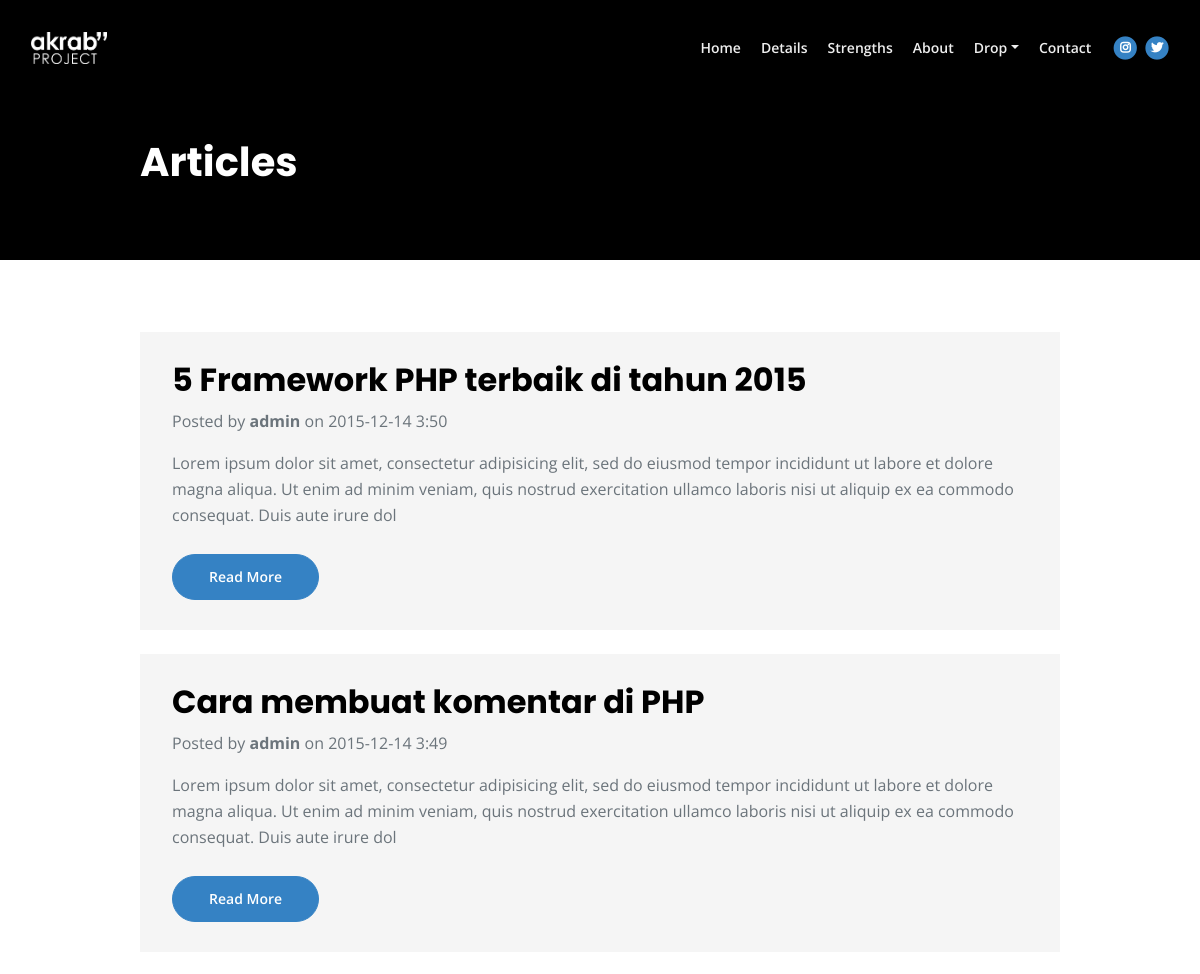
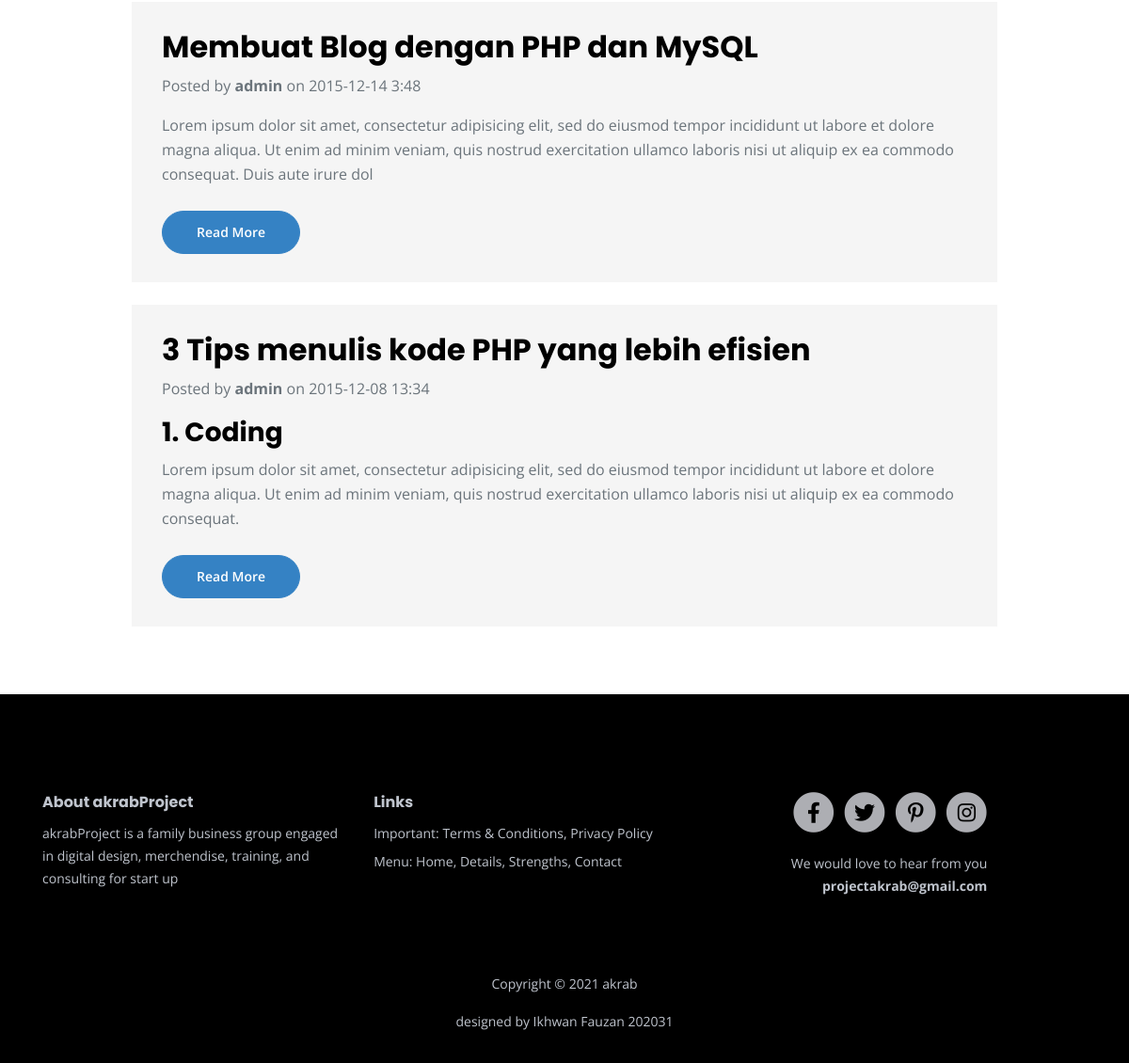
The app's page /article.php with its own data (2 pictures, top to bottom).
### tables this page shows
CREATE TABLE `artikel` (
  `id` int(11) NOT NULL,
  `judul` varchar(255) NOT NULL,
  `isi` text NOT NULL,
  `tanggal` timestamp NOT NULL DEFAULT current_timestamp(),
  `penulis` varchar(128) NOT NULL
);

### article.php (the view, shortened to what this page needs)
<?php include ("connection.php"); ?>
<!DOCTYPE html>
<html lang="en">
<head>
    <?php
    include "header.php";?>
    <header class="ex-header">
        <div class="container">
            <div class="row">
                <div class="col-xl-10 offset-xl-1">
                    <h1>Articles</h1>
                </div>
            </div>
        </div>
    </header>
    <article>
    <div class="ex-basic-1 pt-4 mt-5 mb-5">
        <div class="container">
            <div class="row">
                <div class="col-xl-10 offset-xl-1 text-area">
                    <?php
                        $query = mysqli_query($koneksi, "SELECT id, judul, penulis, isi, DATE_FORMAT(tanggal,'%Y-%m-%d %k:%i') as tanggal FROM artikel ORDER BY tanggal DESC");
                        while($artikel = mysqli_fetch_array($query)){
                            echo "<div class='text-box mb-4'>";
                            echo "<div>";
                            echo "<a class='no-line' href='post.php?id=".$artikel['id']."' ><h2>".$artikel['judul']."</h2></a>";
                            echo "<p>Posted by <b>".$artikel['penulis']."</b> on ".$artikel['tanggal']."</p>";
                            echo "</div>";
                            echo "<div>";
                            echo substr($artikel['isi'], 0, 255);
                            echo "<br><br><a class='btn-solid-reg' href='post.php?id=".$artikel['id']."' />Read More</a>";
                            echo "</div>";
                            echo "</div>";
                        }
                    ?>
                </div>
            </div>
        </div>
    </div>
    </article>
    <?php
    include "footer.php";?>

### records on screen
artikel: judul "5 Framework PHP terbaik di tahun 2015", penulis "admin", tanggal "2015-12-14 3:50", isi "Lorem ipsum dolor sit amet, consectetur adipisicing elit, sed do eiusmod tempor incididunt ut labore et dolore magna aliqua. Ut enim ad minim veniam, quis nostrud exercitation ullamco laboris nisi ut aliquip ex ea commodo consequat. Duis aute irure dol"
artikel: judul "Cara membuat komentar di PHP", penulis "admin", tanggal "2015-12-14 3:49", isi "Lorem ipsum dolor sit amet, consectetur adipisicing elit, sed do eiusmod tempor incididunt ut labore et dolore magna aliqua. Ut enim ad minim veniam, quis nostrud exercitation ullamco laboris nisi ut aliquip ex ea commodo consequat. Duis aute irure dol"
artikel: judul "Membuat Blog dengan PHP dan MySQL", penulis "admin", tanggal "2015-12-14 3:48", isi "Lorem ipsum dolor sit amet, consectetur adipisicing elit, sed do eiusmod tempor incididunt ut labore et dolore magna aliqua. Ut enim ad minim veniam, quis nostrud exercitation ullamco laboris nisi ut aliquip ex ea commodo consequat. Duis aute irure dol"
artikel: judul "3 Tips menulis kode PHP yang lebih efisien", penulis "admin", tanggal "2015-12-08 13:34", isi "1. Coding Lorem ipsum dolor sit amet, consectetur adipisicing elit, sed do eiusmod tempor incididunt ut labore et dolore magna aliqua. Ut enim ad minim veniam, quis nostrud exercitation ullamco laboris nisi ut aliquip ex ea commodo consequat."

### other values on screen
Date("Y") "2021"
